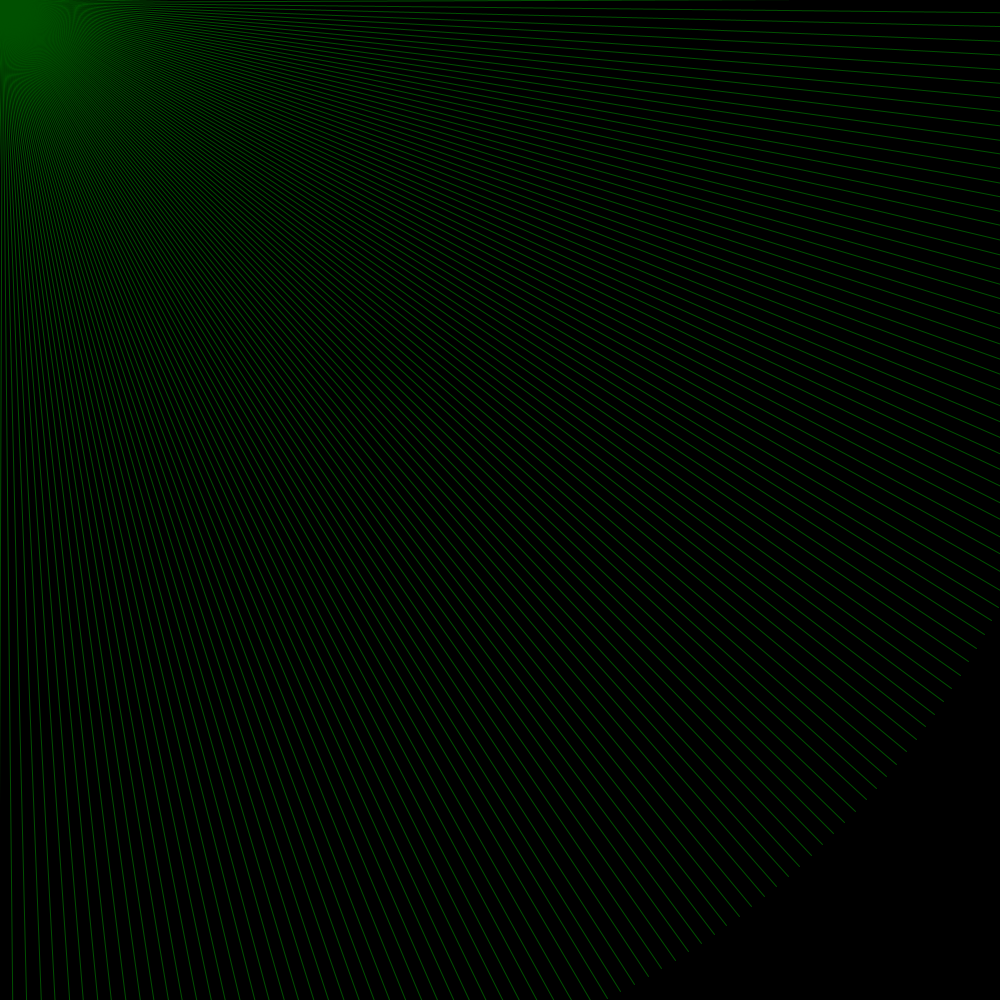
Frame 1 (no input)
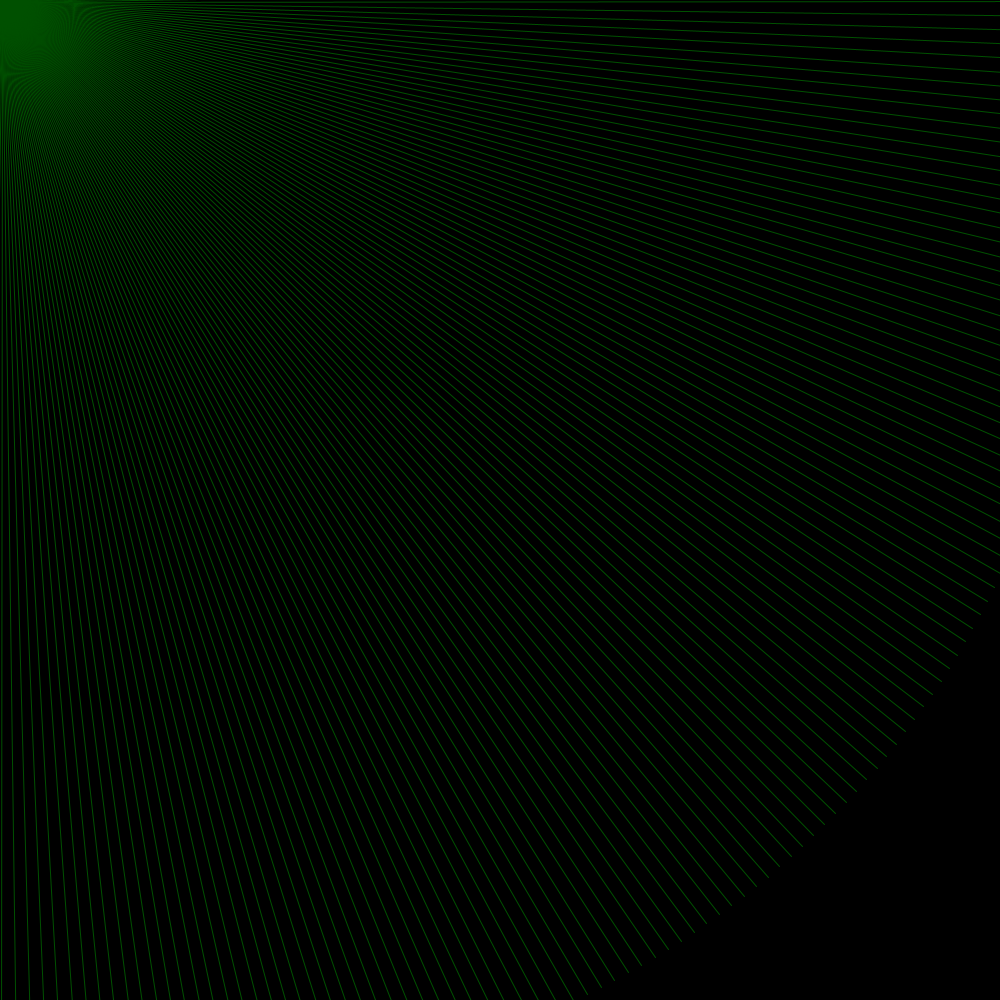
Frame 60 (the mouse pressed at the canvas centre just before this capture)
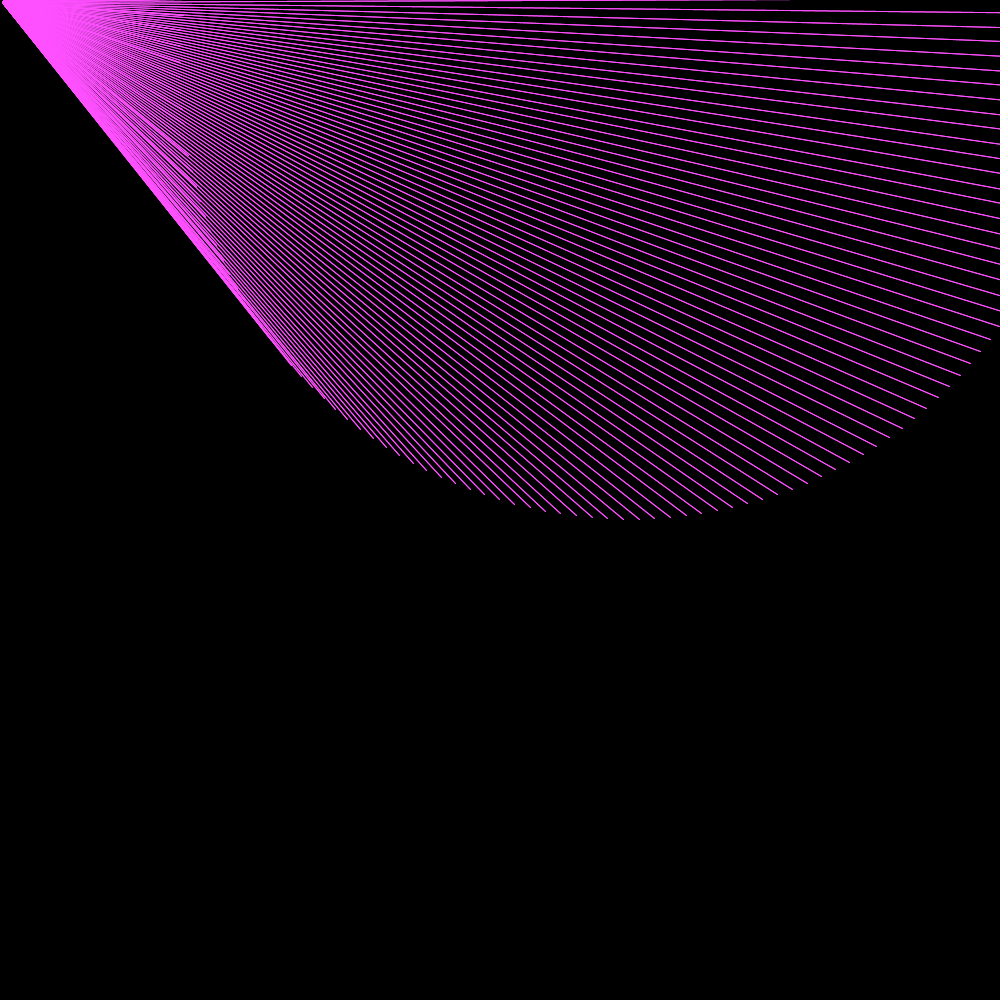
Frame 120 (the mouse held since frame 60 and released just before this capture)

The Processing sketch that drew these frames (run headless with seeded random() and noise(); from frame 60 on, the mouse is pressed at the canvas centre):

// Processing sketch: processing_157839
// ── processing_157839.pde

/* OpenProcessing Tweak of *@*http://www.openprocessing.org/sketch/155982*@* */
/* !do not delete the line above, required for linking your tweak if you upload again */

//UPDATE: I downloaded my own openprocessing sketch and tweaked it into its final composition
//this code combines several codes on openprocessing. I tweaked them a bit (invisibility by mouse dragging, etc.)and combined them in different order.

int click = 0;
float num = 5;
boolean doOnce = true;
 
void setup(){
  size(1000, 1000);
  noStroke();
}
 
void draw(){
  background(0, 0, 0);
  //changes into random colours
  stroke(mouseX, 80, mouseY);
  strokeWeight(1);
  fill(mouseX, mouseY, mouseY);
  for(int i = 0; i < 360; i++){
    float angle = cos(radians(i*click+num))*900;
     
    float x = width/5+sin(radians(i))*angle;
    float y = height/5+cos(radians(i))*angle;
     

    line(y, x, 2, 2);

    
//code below determines change of object by clicking
  }
  num += 0.10;
}
 

 void mousePressed(){
  if(doOnce){
    doOnce = false;
    click++;
  }
}
void mouseReleased(){
  doOnce = true;
}
